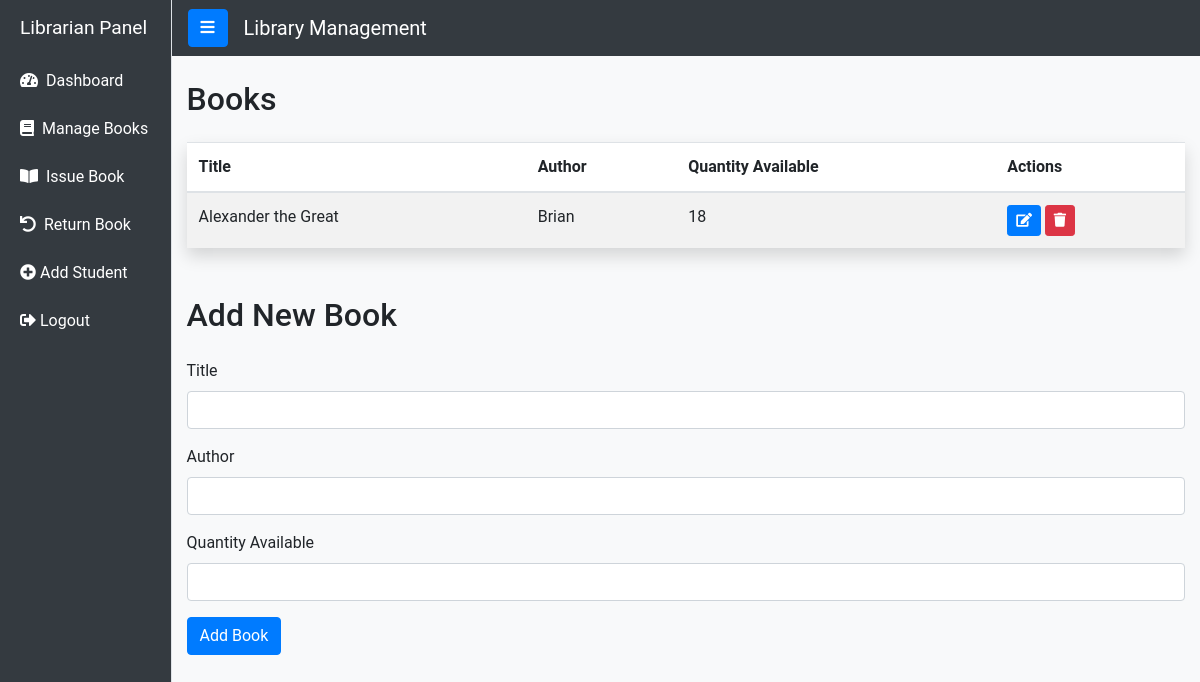
/librarian.php, run on an earlier commit of the app's database.
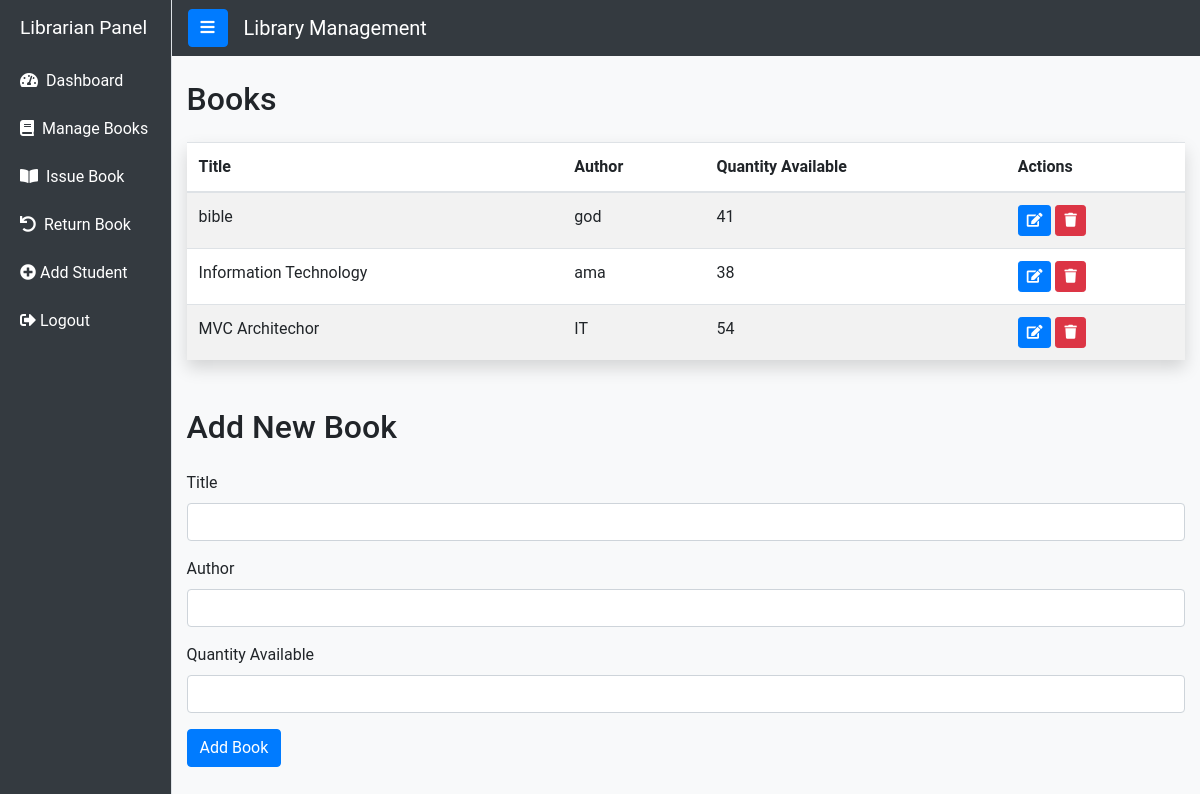
And on a later commit of the database.
### tables this page shows
CREATE TABLE `books` (
  `book_id` int(11) NOT NULL,
  `title` varchar(255) NOT NULL,
  `author` varchar(255) NOT NULL,
  `quantity_available` int(11) NOT NULL,
  `categoryID` int(11) DEFAULT NULL,
  `published` date DEFAULT NULL,
  `description` varchar(100) DEFAULT NULL
);

### librarian.php (the view, shortened to what this page needs)
<?php
require_once 'config.php';
$conn = mysqli_connect($host, $username, $password, $database);
function getAllBooks() {
    global $conn;
    $sql = "SELECT * FROM books";
    $result = mysqli_query($conn, $sql);
    $books = [];
    if ($result && mysqli_num_rows($result) > 0) {
        while ($row = mysqli_fetch_assoc($result)) {
            $books[] = $row;
        }
    }
    return $books;
}
$books = getAllBooks();
?>
<!DOCTYPE html>
<html>
<head>
    <link rel="stylesheet" href="https://maxcdn.bootstrapcdn.com/bootstrap/4.5.2/css/bootstrap.min.css">
    <link rel="stylesheet" href="https://cdnjs.cloudflare.com/ajax/libs/font-awesome/5.15.3/css/all.min.css">
</head>
<body>
    <div class="d-flex">
        <div class="bg-dark border-right" id="sidebar-wrapper">
            <div class="sidebar-heading">Librarian Panel</div>
            <div class="list-group list-group-flush">
                <a href="dashboard.php" class="list-group-item list-group-item-action bg-transparent"><i
                        class="fas fa-tachometer-alt mr-2"></i>Dashboard</a>
                <a href="librarian.php" class="list-group-item list-group-item-action bg-transparent"><i
                        class="fas fa-book mr-2"></i>Manage Books</a>
                <a href="student-borrow.php" class="list-group-item list-group-item-action bg-transparent"><i
                        class="fas fa-book-open mr-2"></i>Issue Book</a>
                <a href="student-return.php" class="list-group-item list-group-item-action bg-transparent"><i
                        class="fas fa-undo mr-2"></i>Return Book</a>
                <a href="addstudent.php" class="list-group-item list-group-item-action bg-transparent"><i
                        class="fa fa-plus-circle" aria-hidden="true"></i> Add Student</a>
                <a href="?logout=true" class="list-group-item list-group-item-action bg-transparent"><i
                    class="fas fa-sign-out-alt" aria-hidden="true"></i> Logout</a>
            </div>
        </div>
        <div id="page-content-wrapper">
            <nav class="navbar navbar-expand-lg navbar-dark bg-dark">
                <button class="btn btn-primary" id="menu-toggle"><i class="fas fa-bars"></i></button>
                <a class="navbar-brand ml-3" href="#">Library Management</a>
            </nav>
            <div class="container-fluid mt-4">
                <h2 class="mb-4">Books</h2>
                <table class="table table-striped">
                    <thead>
                        <tr>
                            <th>Title</th>
                            <th>Author</th>
                            <th>Quantity Available</th>
                            <th>Actions</th>
                        </tr>
                    </thead>
                    <tbody>
                        <?php foreach ($books as $book): ?>
                        <tr>
                            <td><?php echo $book['title']; ?></td>
                            <td><?php echo $book['author']; ?></td>
                            <td><?php echo $book['quantity_available']; ?></td>
                            <td>
                                <button class="btn btn-sm btn-primary edit-btn"
                                    data-book-id="<?php echo $book['book_id']; ?>"><i class="fas fa-edit"></i></button>
                                <a href="delete_book.php?id=<?php echo $book['book_id']; ?>"
                                    class="btn btn-sm btn-danger"
                                    onclick="return confirm('Are you sure you want to delete this book?')"><i
                                        class="fas fa-trash"></i></a>
                            </td>
                        </tr>
                        <?php endforeach; ?>
                    </tbody>
                </table>
                <h2 class="mt-5 mb-4">Add New Book</h2>
                <form method="post">
                    <div class="form-group">
                        <label for="title">Title</label>
                        <input type="text" class="form-control" name="title" id="title" required>
                    </div>
                    <div class="form-group">
                        <label for="author">Author</label>
                        <input type="text" class="form-control" name="author" id="author" required>
                    </div>
                    <div class="form-group">
                        <label for="quantity">Quantity Available</label>
                        <input type="number" class="form-control" name="quantity" id="quantity" required>
                    </div>
                    <button type="submit" class="btn btn-primary" name="submit">Add Book</button>
                </form>
            </div>
        </div>
    </div>
</body>
</html>

### librarian.php (style rules this page uses)
body { font-family: 'Roboto', sans-serif; background-color: #f8f9fa; }
#sidebar-wrapper { min-height: 100vh; margin-left: -15rem; transition: margin 0.25s ease-out; background-color: #343a40; width: 200px; }
#sidebar-wrapper .sidebar-heading { padding: 0.875rem 1.25rem; font-size: 1.2rem; color: #fff; }
#sidebar-wrapper .list-group-item { color: #fff; border: none; background-color: transparent; transition: background-color 0.3s; }
#page-content-wrapper { min-width: 0; width: 100%; }
.navbar { background-color: #343a40 !important; }
.navbar-brand { color: #fff; }
.btn-primary { background-color: #007bff; border-color: #007bff; }
.table { background-color: #fff; box-shadow: 0 0.5rem 1rem rgba(0, 0, 0, 0.15); }
@media (min-width: 768px) { #sidebar-wrapper { margin-left: 0; } }

What changed in the data, as far as the page shows it:
removed books: title "Alexander the Great", author "Brian", quantity_available "18"
added books: title "bible", author "god", quantity_available "41"
added books: title "Information Technology", author "ama", quantity_available "38"
added books: title "MVC Architechor", author "IT", quantity_available "54"
